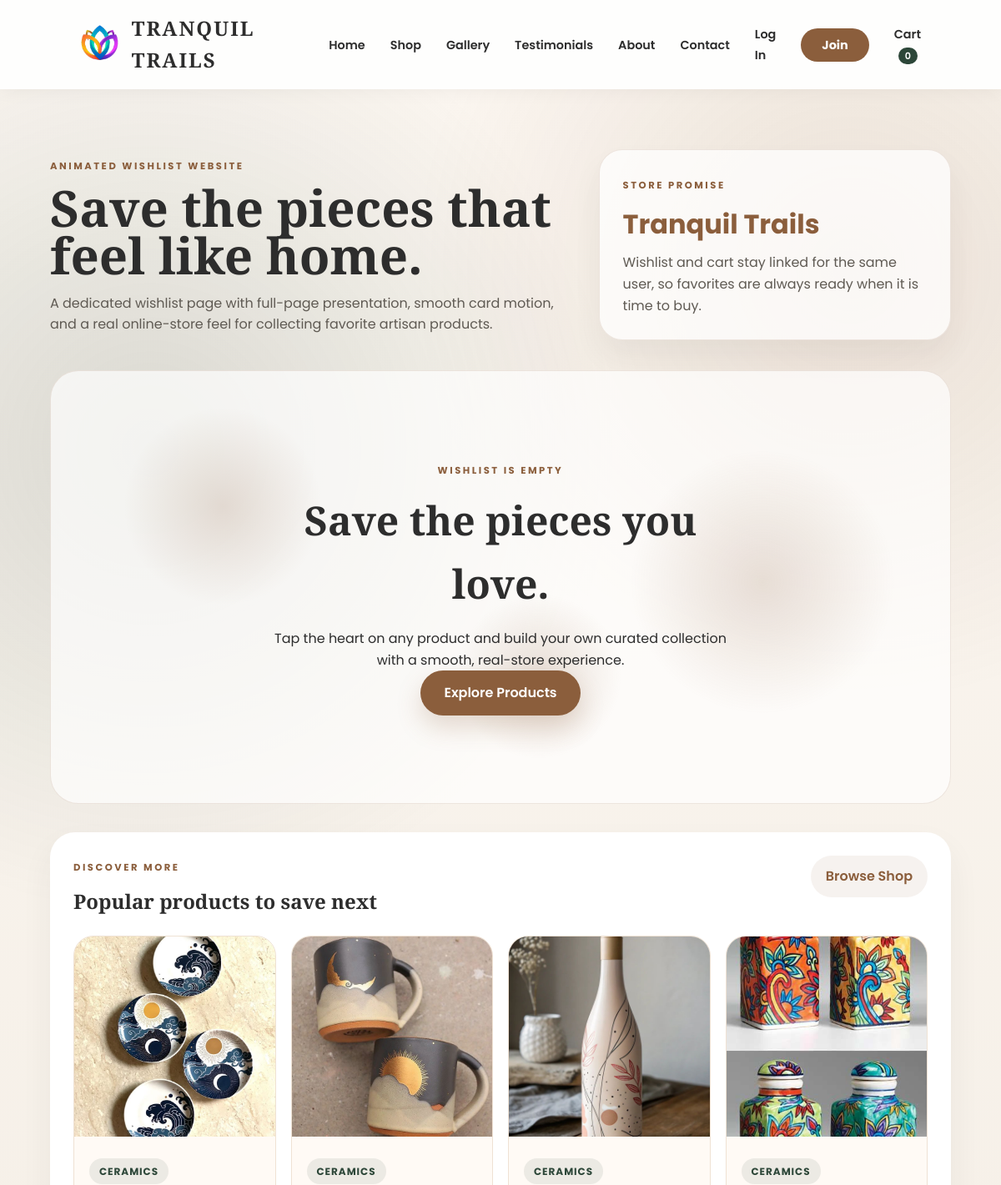
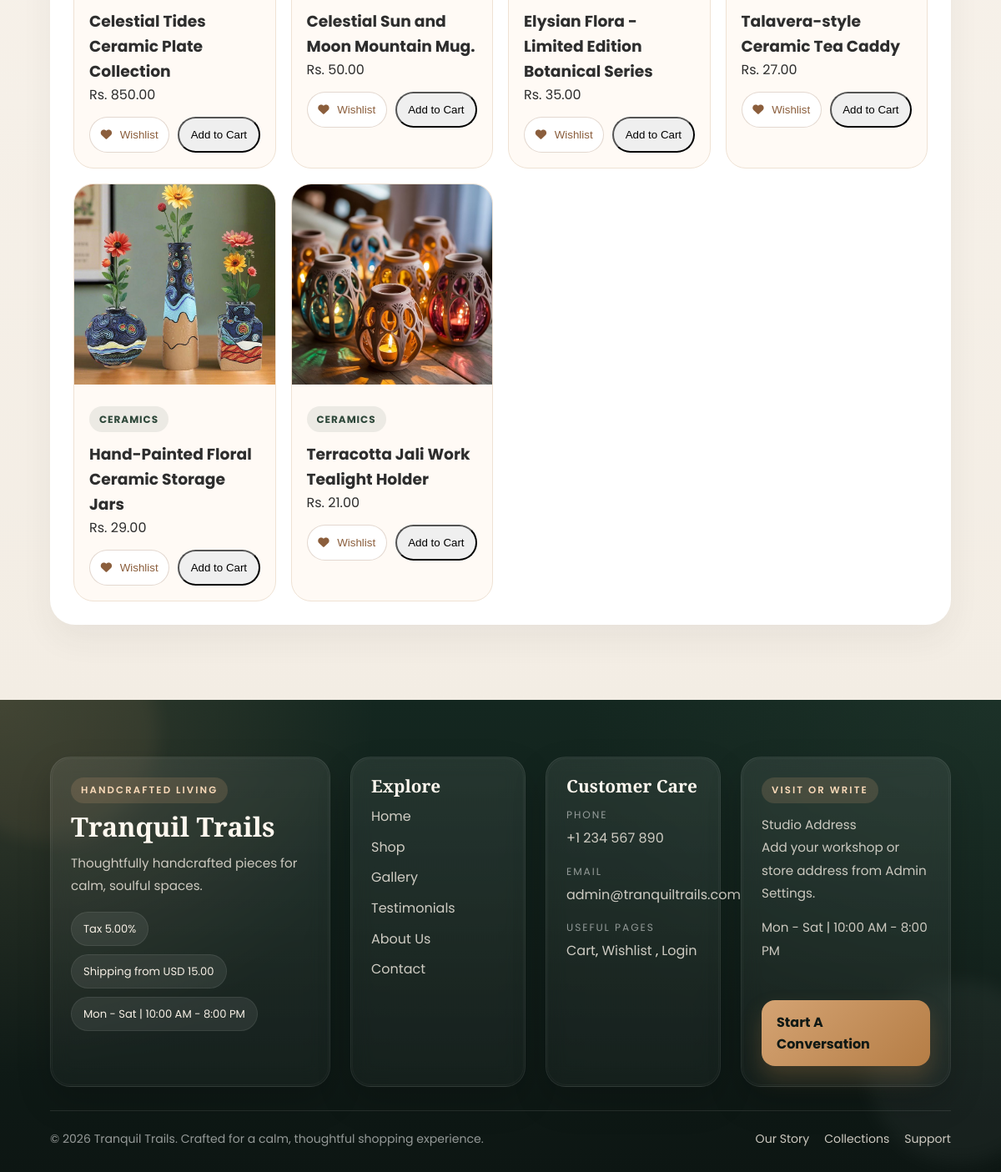
The app's page /wishlist/ with its own data (2 pictures, top to bottom).
### core/models.py (models this page shows, shortened)
class SiteSetting(models.Model):
    store_name = models.CharField(max_length=100, default="Tranquil Trails")
    admin_email = models.EmailField(default="admin@tranquiltrails.com")
    contact_phone = models.CharField(max_length=20, default="+1 234 567 890")
    footer_tagline = models.TextField(default="Thoughtfully handcrafted pieces for calm, soulful spaces.")
    footer_address = models.TextField(default="Studio Address\nAdd your workshop or store address from Admin Settings.")
    footer_hours = models.CharField(max_length=120, default="Mon - Sat | 10:00 AM - 7:00 PM")
    footer_instagram_url = models.URLField(blank=True, default="")
    footer_facebook_url = models.URLField(blank=True, default="")
    footer_whatsapp_url = models.URLField(blank=True, default="")
    currency = models.CharField(max_length=10, default="USD")
    tax_rate = models.DecimalField(max_digits=5, decimal_places=2, default=5.00)
    shipping_flat_rate = models.DecimalField(max_digits=6, decimal_places=2, default=15.00)
    maintenance_mode = models.BooleanField(default=False)

class Product(models.Model):
    category = models.ForeignKey(Category, related_name='products', on_delete=models.CASCADE)
    name = models.CharField(max_length=200)
    slug = models.SlugField(unique=True)
    image = models.ImageField(upload_to='products/')
    description = models.TextField(blank=True)
    price = models.DecimalField(max_digits=10, decimal_places=2)
    stock = models.PositiveIntegerField(default=0)
    available = models.BooleanField(default=True)
    created_at = models.DateTimeField(auto_now_add=True)
    updated_at = models.DateTimeField(auto_now=True)

class Category(models.Model):
    name = models.CharField(max_length=100)
    slug = models.SlugField(unique=True)
    image = models.ImageField(upload_to='categories/', blank=True, null=True)
    class Meta:
        verbose_name_plural = "Categories"

### core/views.py (the view)
# urls.py: path('wishlist/', views.wishlist_page, name='wishlist'),
def wishlist_page(request):
    featured_products = Product.objects.filter(available=True).select_related('category')[:6]
    return render(request, 'wishlist.html', {
        'featured_products': featured_products,
    })

### core/templates/wishlist.html (shortened to what this page needs)
{% load static %}
<!DOCTYPE html>
<html lang="en">
<head>
    <link rel="stylesheet" href="https://cdnjs.cloudflare.com/ajax/libs/font-awesome/6.4.0/css/all.min.css">
    <link rel="stylesheet" href="{% static 'styles.css' %}">
</head>
<body>
    {% include 'partials/site_nav.html' %}
    <main class="wishlist-site-shell">
        <section class="wishlist-page-top">
            <div>
                <span class="eyebrow">Animated Wishlist Website</span>
                <h1>Save the pieces that feel like home.</h1>
                <p>A dedicated wishlist page with full-page presentation, smooth card motion, and a real online-store feel for collecting favorite artisan products.</p>
            </div>
            <div class="wishlist-top-card">
                <span class="eyebrow">Store Promise</span>
                <strong>{{ site_settings.store_name }}</strong>
                <p>Wishlist and cart stay linked for the same user, so favorites are always ready when it is time to buy.</p>
            </div>
        </section>
        <section class="wishlist-page-stage" id="wishlist-page-root"></section>
        <section class="wishlist-showcase">
            <div class="cart-panel-header">
                <div>
                    <span class="eyebrow">Discover More</span>
                    <h2>Popular products to save next</h2>
                </div>
                <a href="{% url 'shop' %}" class="ghost-link-btn">Browse Shop</a>
            </div>
            <div class="wishlist-showcase-grid">
                {% for product in featured_products %}
                <article class="wishlist-showcase-card">
                    {% if product.image %}
                    <img src="{{ product.image.url }}" alt="{{ product.name }}">
                    {% else %}
                    <img src="{% static 'placeholder.jpg' %}" alt="{{ product.name }}">
                    {% endif %}
                    <div class="wishlist-showcase-body">
                        <span class="wishlist-chip">{{ product.category.name }}</span>
                        <h3>{{ product.name }}</h3>
                        <p>Rs. {{ product.price }}</p>
                        <div class="wishlist-showcase-actions">
                            <button
                                class="wishlist-btn"
                                data-id="{{ product.id }}"
                                data-name="{{ product.name }}"
                                data-price="{{ product.price }}"
                                data-img="{% if product.image %}{{ product.image.url }}{% endif %}"
                            >
                                <i class="fas fa-heart"></i>
                                <span class="wishlist-btn-label" style="margin-left:6px;">Wishlist</span>
                            </button>
                            <button
                                class="add-btn"
                                data-id="{{ product.id }}"
                                data-name="{{ product.name }}"
                                data-price="{{ product.price }}"
                                data-img="{% if product.image %}{{ product.image.url }}{% endif %}"
                            >
                                Add to Cart
                            </button>
                        </div>
                    </div>
                </article>
                {% endfor %}
            </div>
        </section>
    </main>
    {% include 'partials/site_footer.html' %}
</body>
</html>

### core/templates/partials/site_nav.html (shortened to what this page needs)
{% load static %}
<nav>
    <a href="{% url 'home' %}" class="logo-container">
        <img src="{% static 'Adobe Express - file.png' %}" alt="{{ site_settings.store_name }}" class="logo-img">
        <span class="logo-text">{{ site_settings.store_name|upper }}</span>
    </a>
    <ul class="nav-links" id="navLinks">
        <li><a href="{% url 'home' %}" {% if request.resolver_match.url_name == 'home' %}style="color:#8B5E3C; font-weight:700;"{% endif %}>Home</a></li>
        <li><a href="{% url 'shop' %}" {% if request.resolver_match.url_name == 'shop' %}style="color:#8B5E3C; font-weight:700;"{% endif %}>Shop</a></li>
        <li><a href="{% url 'gallery' %}" {% if request.resolver_match.url_name == 'gallery' %}style="color:#8B5E3C; font-weight:700;"{% endif %}>Gallery</a></li>
        <li><a href="{% url 'testimonials' %}" {% if request.resolver_match.url_name == 'testimonials' %}style="color:#8B5E3C; font-weight:700;"{% endif %}>Testimonials</a></li>
        <li><a href="{% url 'about' %}" {% if request.resolver_match.url_name == 'about' %}style="color:#8B5E3C; font-weight:700;"{% endif %}>About</a></li>
        <li><a href="{% url 'contact' %}" {% if request.resolver_match.url_name == 'contact' %}style="color:#8B5E3C; font-weight:700;"{% endif %}>Contact</a></li>
        {% if user.is_authenticated %}
        <li>
            <div class="nav-user-container">
                <img src="https://cdn-icons-png.flaticon.com/512/3135/3135715.png" alt="Profile" class="user-avatar" id="userAvatarBtn">
                <div class="profile-dropdown" id="profileDropdown">
                    <div style="padding: 10px 16px; font-weight: bold; background: #f9f9f9; font-size: 0.8rem; border-bottom: 1px solid #eee;">
                        Hi, {{ user.first_name|default:user.username }}
                    </div>
                    <a href="{% url 'cart' %}">My Cart</a>
                    <a href="{% url 'my_orders' %}">My Orders</a>
                    <a href="{% url 'wishlist' %}">Wishlist <span class="cart-count-pill" data-wishlist-count>0</span></a>
                    <a href="#" onclick="logoutUser(); return false;" class="logout-btn">Logout</a>
                </div>
            </div>
        </li>
        {% else %}
        <li><a href="{% url 'login' %}">Log In</a></li>
        <li><a href="{% url 'signup' %}" style="background: #8B5E3C; color: white; padding: 10px 25px; border-radius: 50px; font-weight: bold;">Join</a></li>
        {% endif %}
        <li id="cartNavItem">
            <a href="#" id="cart-link">Cart <span class="cart-count-pill" id="cart-count">0</span></a>
        </li>
    </ul>
</nav>

### core/templates/partials/site_footer.html (shortened to what this page needs)
<footer class="tt-footer">
    <div class="tt-footer__wrap">
        <div class="tt-footer__top">
            <section class="tt-footer__panel tt-footer__brand">
                <span class="tt-footer__eyebrow">Handcrafted Living</span>
                <h2>{{ site_settings.store_name }}</h2>
                <p class="tt-footer__copy">{{ site_settings.footer_tagline }}</p>
                <div class="tt-footer__chips">
                    <span class="tt-footer__chip">Tax {{ site_settings.tax_rate }}%</span>
                    <span class="tt-footer__chip">Shipping from {{ site_settings.currency }} {{ site_settings.shipping_flat_rate }}</span>
                    <span class="tt-footer__chip">{{ site_settings.footer_hours }}</span>
                </div>
            </section>
            <section class="tt-footer__panel">
                <h3 class="tt-footer__title">Explore</h3>
                <ul class="tt-footer__list">
                    <li><a href="{% url 'home' %}">Home</a></li>
                    <li><a href="{% url 'shop' %}">Shop</a></li>
                    <li><a href="{% url 'gallery' %}">Gallery</a></li>
                    <li><a href="{% url 'testimonials' %}">Testimonials</a></li>
                    <li><a href="{% url 'about' %}">About Us</a></li>
                    <li><a href="{% url 'contact' %}">Contact</a></li>
                </ul>
            </section>
            <section class="tt-footer__panel">
                <h3 class="tt-footer__title">Customer Care</h3>
                <div class="tt-footer__contact">
                    <div>
                        <span class="tt-footer__meta">Phone</span>
                        <a class="tt-footer__contact-link" href="tel:{{ site_settings.contact_phone|cut:' ' }}">{{ site_settings.contact_phone }}</a>
                    </div>
                    <div>
                        <span class="tt-footer__meta">Email</span>
                        <a class="tt-footer__contact-link" href="mailto:{{ site_settings.admin_email }}">{{ site_settings.admin_email }}</a>
                    </div>
                    <div>
                        <span class="tt-footer__meta">Useful Pages</span>
                        <a class="tt-footer__contact-link" href="{% url 'cart' %}">Cart</a>,
                        <a class="tt-footer__contact-link" href="{% url 'wishlist' %}">Wishlist</a>
                        {% if user.is_authenticated %}
                        , <a class="tt-footer__contact-link" href="{% url 'my_orders' %}">My Orders</a>
                        {% else %}
                        , <a class="tt-footer__contact-link" href="{% url 'login' %}">Login</a>
                        {% endif %}
                    </div>
                </div>
            </section>
            <section class="tt-footer__panel">
                <span class="tt-footer__eyebrow">Visit Or Write</span>
                {% if site_settings.footer_address %}
                <p class="tt-footer__address">{{ site_settings.footer_address|linebreaksbr }}</p>
                {% else %}
                <p class="tt-footer__address">Add your workshop or store address from Admin Settings.</p>
                {% endif %}
                <p class="tt-footer__hours" style="margin-top: 14px;">{{ site_settings.footer_hours }}</p>
                <a href="{% url 'contact' %}" class="tt-footer__button">Start A Conversation</a>
            </section>
        </div>
        <div class="tt-footer__bottom">
            <p>&copy; {% now "Y" %} {{ site_settings.store_name }}. Crafted for a calm, thoughtful shopping experience.</p>
            <div class="tt-footer__bottom-links">
                <a href="{% url 'about' %}">Our Story</a>
                <a href="{% url 'gallery' %}">Collections</a>
                <a href="{% url 'contact' %}">Support</a>
            </div>
        </div>
    </div>
</footer>

### records on screen
SiteSetting: store_name "TRANQUIL TRAILS", store_name "Tranquil Trails", footer_tagline "Thoughtfully handcrafted pieces for calm, soulful spaces.", tax_rate "5.00", currency "USD", shipping_flat_rate "15.00", footer_hours "Mon - Sat | 10:00 AM - 8:00 PM", contact_phone "+1 234 567 890", admin_email "admin@tranquiltrails.com", footer_address "Studio Address Add your workshop or store address from Admin Settings."
Product: image (picture), category.name "CERAMICS", name "Celestial Tides Ceramic Plate Collection", price "850.00"
Product: image (picture), category.name "CERAMICS", name "Celestial Sun and Moon Mountain Mug.", price "50.00"
Product: image (picture), category.name "CERAMICS", name "Elysian Flora - Limited Edition Botanical Series", price "35.00"
Product: image (picture), category.name "CERAMICS", name "Talavera-style Ceramic Tea Caddy", price "27.00"
Product: image (picture), category.name "CERAMICS", name "Hand-Painted Floral Ceramic Storage Jars", price "29.00"
Product: image (picture), category.name "CERAMICS", name "Terracotta Jali Work Tealight Holder", price "21.00"
